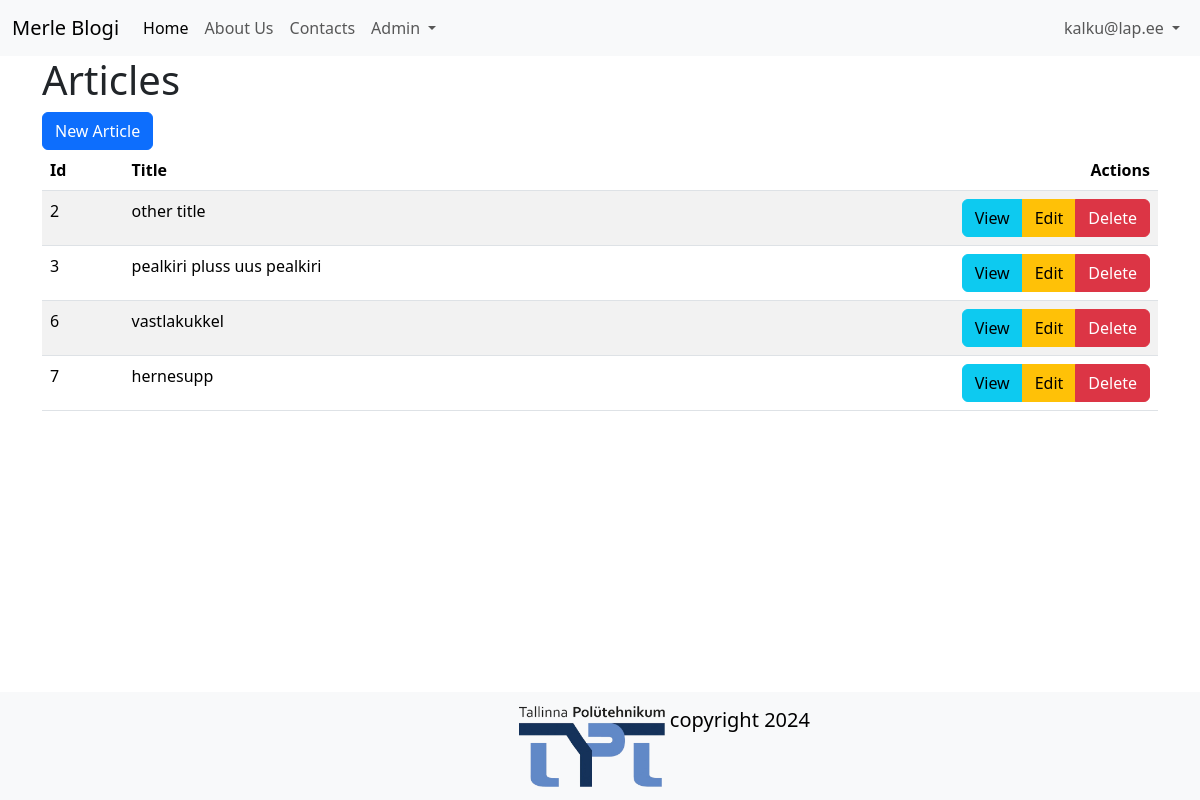
Page /admin/articles (signed in) on the committed database.
### tables this page shows
CREATE TABLE users
(
    id       integer
        constraint users_pk
            primary key autoincrement,
    email    text not null
        constraint users_pk2
            unique,
    password text not null
);

CREATE TABLE "articles"
(
    id    integer
        constraint articles_pk
            primary key autoincrement,
    title text not null,
    body  text
);

### src/Controllers/ArticlesController.php (called while the page is built, shortened)
<?php
class ArticlesController {
    public function index() {
        $articles = Article::all();
        include 'views/articles/index.php';
    }
}

### src/DB.php (called while the page is built, shortened)
<?php
class DB {
    public $conn;
    public function __construct()
    {
        try {
            $this->conn = new PDO("sqlite:" . __DIR__ . "/../db.sqlite");
            $this->conn->setAttribute(PDO::ATTR_ERRMODE, PDO::ERRMODE_EXCEPTION);
        } catch(PDOException $e) {
            echo "Connection failed: " . $e->getMessage();
          }
    }
    public function all($table, $class){
        $stmt = $this->conn->prepare("SELECT * FROM $table");
        $stmt->execute();
        $stmt->setFetchMode(PDO::FETCH_CLASS, $class);
        return $stmt->fetchAll();
    }
    public function find($table, $class, $id){
        $stmt = $this->conn->prepare("SELECT * FROM $table WHERE id=$id");
        $stmt->execute();
        $stmt->setFetchMode(PDO::FETCH_CLASS, $class);
        return $stmt->fetch();
    }
}

### src/Models/Model.php (called while the page is built, shortened)
<?php
class Model {
    public static $table;
    public static function all(){
        $db = new DB();
        return $db->all(static::$table, static::class);
    }
    public static function find($id) {
        $db = new DB();
        return $db ->find(static::$table, static::class, $id);
    }
}

### src/Models/User.php (called while the page is built, shortened)
<?php
class User extends Model{
    public static function auth() {
        if(isset($_SESSION['user_id'])) {
            return User::find($_SESSION['user_id']);
        }
            return null;
    }
}

### helpers.php (called while the page is built, shortened)
<?php
function auth(){
    return User::auth();
}

### views/articles/index.php (the view)
<?php include 'views/partials/header.php' ?>
    <h1>Articles</h1>
    <a href="/admin/articles/new" class="btn btn-primary">New Article</a>
    <table class="table table-striped table-hover">
        <thead>
            <th>Id</th>
            <th>Title</th>
            <th class="text-end">Actions</th>
        </thead>
        <tbody>
            <?php foreach($articles as $article): ?>
            <tr>
                <td><?=$article->id?></td>
                <td><?=$article->title?></td>
                <td class="text-end">
                <div class="btn-group" role="group" aria-label="Basic example">
                    <a class="btn btn-info" href="/admin/articles/show?id=<?=$article->id?>">View</a>
                    <a class="btn btn-warning"href="/admin/articles/edit?id=<?=$article->id?>">Edit</a>
                    <a class="btn btn-danger"href="/admin/articles/delete?id=<?=$article->id?>">Delete</a>
                </div>
                </td>
            </tr>
            <?php endforeach; ?>
        </tbody>
    </table>
<?php include 'views/partials/footer.php' ?>

### views/partials/nav.php (shortened to what this page needs)
<nav class="navbar navbar-expand-lg bg-body-tertiary">
  <div class="container-fluid">
    <a class="navbar-brand" href="/">Merle Blogi</a>
    <div class="collapse navbar-collapse justify-content-between" id="navbarNav">
      <ul class="navbar-nav">
        <li class="nav-item">
          <a class="nav-link active" aria-current="page" href="/">Home</a>
        </li>
        <li class="nav-item">
          <a class="nav-link" href="/about">About Us</a>
        </li>
        <li class="nav-item">
          <a class="nav-link" href="/contacts">Contacts</a>
        </li>
        <?php if(auth()): ?>
        <li class="nav-item dropdown">
          <a class="nav-link dropdown-toggle" href="#" role="button" data-bs-toggle="dropdown" aria-expanded="false">
            Admin
          </a>
        </li>
        <?php endif ?>
      </ul>
      <ul class="navbar-nav">
        <?php if(auth()): ?>
          <li class="nav-item dropdown">
            <a class="nav-link dropdown-toggle" href="#" role="button" data-bs-toggle="dropdown" aria-expanded="false">
            <?=auth()->email?>
            </a>
        </li>
        <?php endif ?>
    </ul>
    </div>
  </div>
</nav>

### rows in the picture
users: email "kalku@lap.ee"
articles: id "2", title "other title"
articles: id "3", title "pealkiri pluss uus pealkiri"
articles: id "6", title "vastlakukkel"
articles: id "7", title "hernesupp"
